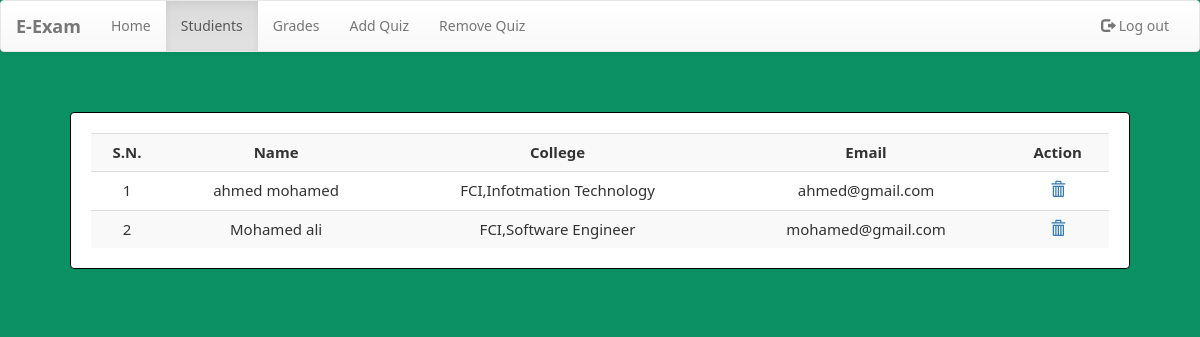
Before: /dashboard.php?q=1 (signed in) with the older database file.
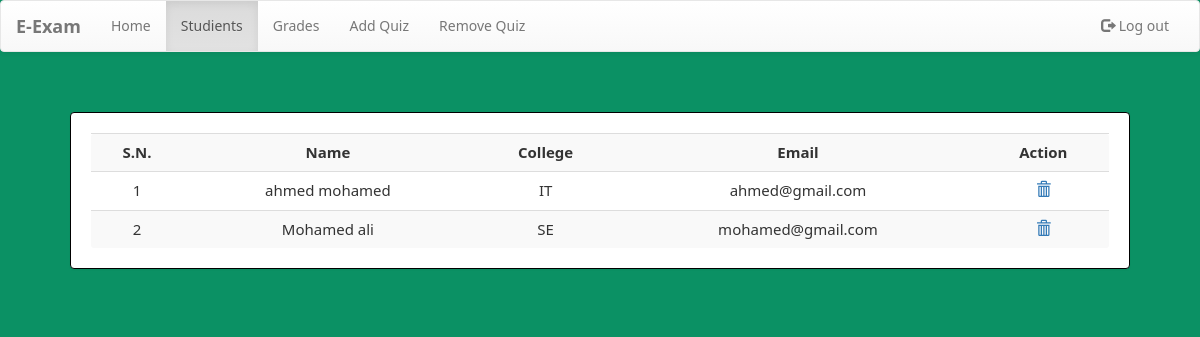
After: the same page with the newer database file.
### tables this page shows
CREATE TABLE `user` (
  `name` varchar(50) NOT NULL,
  `college` varchar(100) NOT NULL,
  `email` varchar(50) NOT NULL,
  `password` varchar(50) NOT NULL
);

### dashboard.php (the view, shortened to what this page needs)
<?php
    include_once 'database.php';
?>
<!DOCTYPE html>
<html>
<head>
    <link  rel="stylesheet" href="css/bootstrap.min.css"/>
    <link  rel="stylesheet" href="css/bootstrap-theme.min.css"/>
    <link rel="stylesheet" href="css/welcome.css">
    <link  rel="stylesheet" href="css/font.css">
</head>
<body>
    <nav class="navbar navbar-default title1">
        <div class="container-fluid">
            <div class="navbar-header">
                <a class="navbar-brand" href="Javascript:void(0)"><b>E-Exam</b></a>
            </div>
            <div class="collapse navbar-collapse" id="bs-example-navbar-collapse-1">
                <ul class="nav navbar-nav navbar-left">
                    <li <?php if(@$_GET['q']==0) echo'class="active"'; ?>><a href="dashboard.php?q=0">Home<span class="sr-only">(current)</span></a></li>
                    <li <?php if(@$_GET['q']==1) echo'class="active"'; ?>><a href="dashboard.php?q=1">Studients</a></li>
                    <li <?php if(@$_GET['q']==2) echo'class="active"'; ?>><a href="dashboard.php?q=2">Grades</a></li>
                    <li class="dropdown <?php if(@$_GET['q']==4 || @$_GET['q']==5) echo'active"'; ?>">
                    <li><a href="dashboard.php?q=4">Add Quiz</a></li>
                    <li><a href="dashboard.php?q=5">Remove Quiz</a></li>
                </ul>
                <ul class="nav navbar-nav navbar-right">
                    <li <?php echo''; ?> > <a href="logout1.php?q=dashboard.php"><span class="glyphicon glyphicon-log-out" aria-hidden="true"></span>&nbsp;Log out</a></li>
                </ul>
            </div>
        </div>
    </nav>
    <div class="container">
        <div class="row">
            <div class="col-md-12">
                <?php
                    if(@$_GET['q']==1)
                    {
                        $result = mysqli_query($con,"SELECT * FROM user") or die('Error');
                        echo  '<div class="panel"><div class="table-responsive"><table class="table table-striped title1">
                        <tr><td><center><b>S.N.</b></center></td><td><center><b>Name</b></center></td><td><center><b>College</b></center></td><td><center><b>Email</b></center></td><td><center><b>Action</b></center></td></tr>';
                        $c=1;
                        while($row = mysqli_fetch_array($result))
                        {
                            $name = $row['name'];
                            $email = $row['email'];
                            $college = $row['college'];
                            echo '<tr><td><center>'.$c++.'</center></td><td><center>'.$name.'</center></td><td><center>'.$college.'</center></td><td><center>'.$email.'</center></td><td><center><a title="Delete User" href="update.php?demail='.$email.'"><b><span class="glyphicon glyphicon-trash" aria-hidden="true"></span></b></a></center></td></tr>';
                        }
                        echo '</table></div></div>';
                    }
                ?>
            </div>
        </div>
    </div>
</body>
</html>

### css/welcome.css (style rules this page uses)
* { box-sizing: border-box; }
body { background-color: #0b9164; margin: 0; font-family: Noto Sans; }
.panel { border-color:rgb(0, 0, 0); margin:40px; padding:20px; font: 15px "Noto Sans"; }

Changed rows visible on the page:
changed user "ahmed mohamed": college "FCI,Infotmation Technology" → "IT"
changed user "Mohamed ali": college "FCI,Software Engineer" → "SE"
